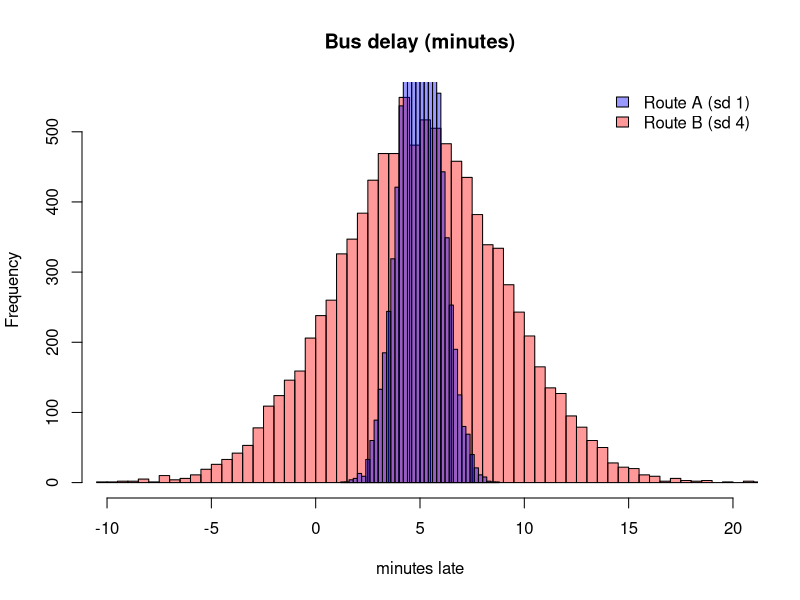
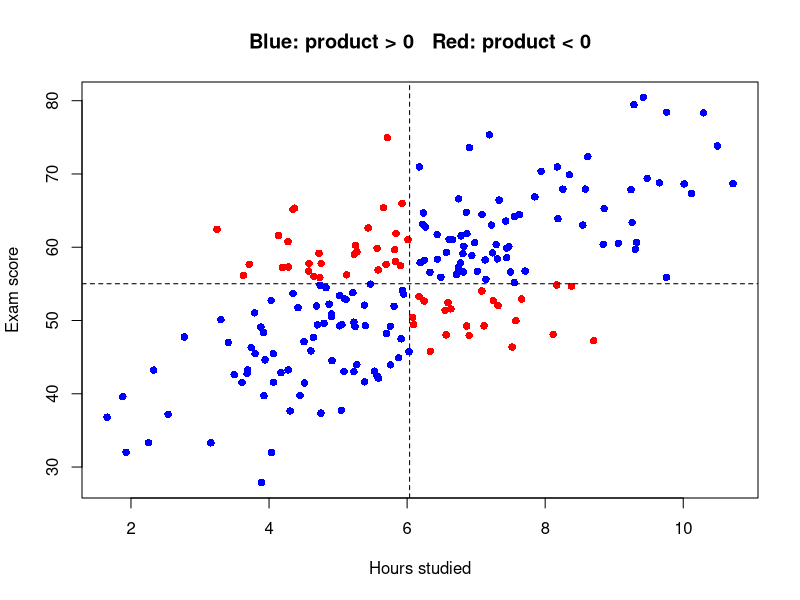
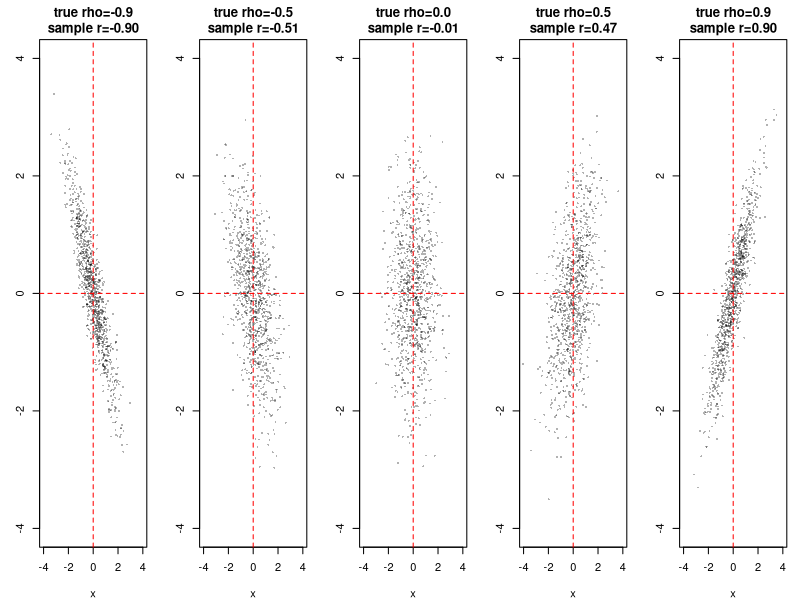
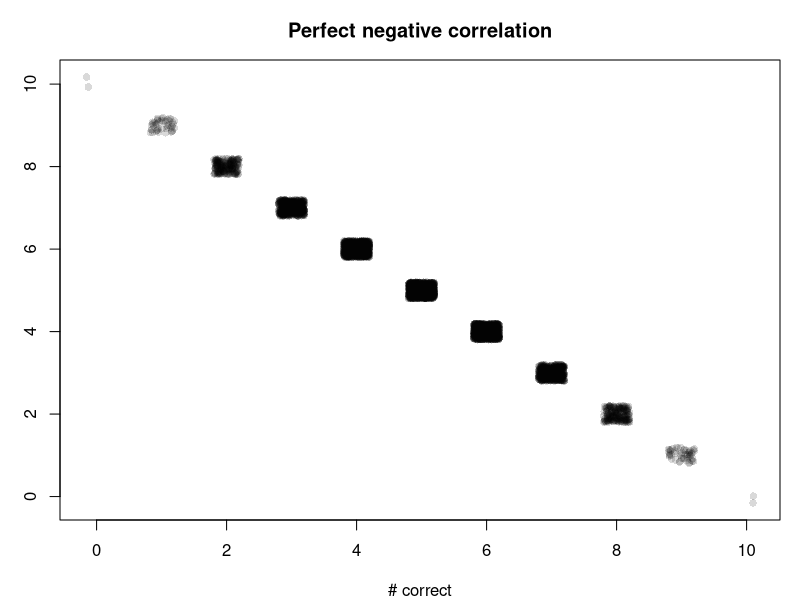
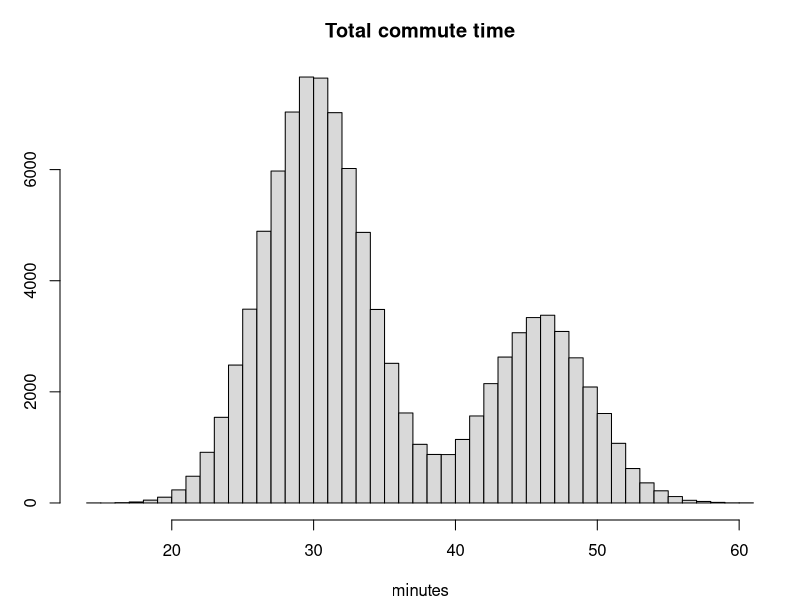
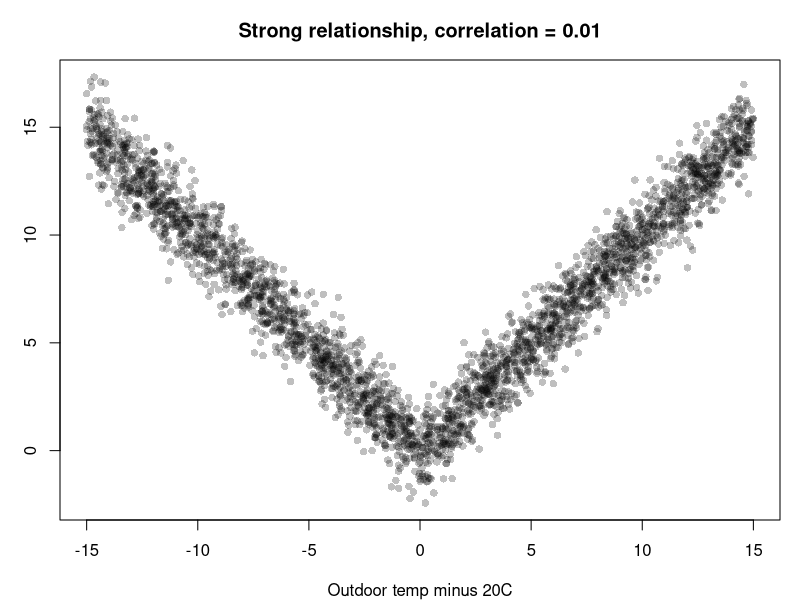
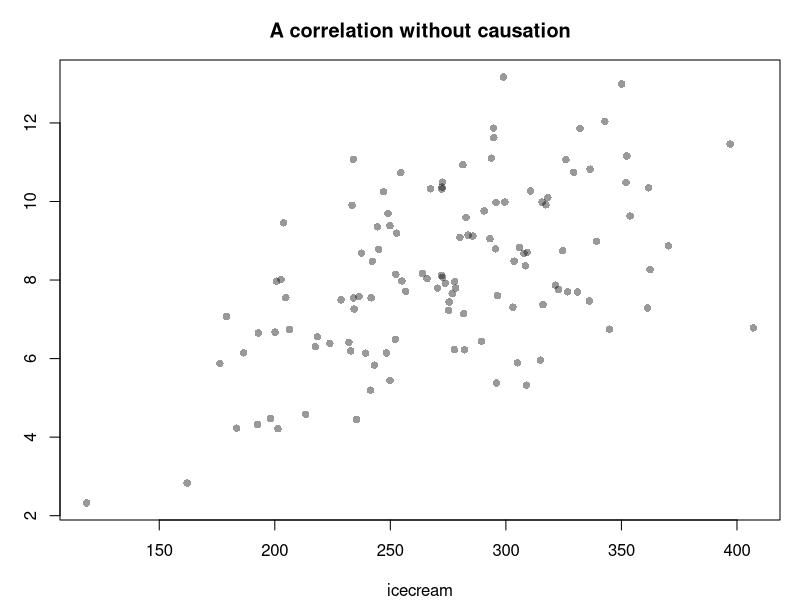

Recreate these plots in R, in order.
## ---- chunk 1
knitr::opts_chunk$set(echo = TRUE, fig.width = 6.5, fig.height = 4, fig.align = "center",
                      message = FALSE, warning = FALSE)
set.seed(400)
# helpers that treat a list of equally likely outcomes as the whole population
pop_cov <- function(a, b) mean(a * b) - mean(a) * mean(b)
pop_cor <- function(a, b) pop_cov(a, b) / sqrt(pop_cov(a, a) * pop_cov(b, b))
## ---- chunk 2
route_A <- rnorm(10000, mean = 5, sd = 1)   # reliable
route_B <- rnorm(10000, mean = 5, sd = 4)   # unpredictable
data.frame(route = c("A", "B"),
           mean = c(mean(route_A), mean(route_B)),
           variance = c(var(route_A), var(route_B)),
           sd = c(sd(route_A), sd(route_B)))
## ---- chunk 3
hist(route_B, breaks = 50, col = rgb(1, 0, 0, .4), xlim = c(-10, 20),
     main = "Bus delay (minutes)", xlab = "minutes late")
hist(route_A, breaks = 50, col = rgb(0, 0, 1, .4), add = TRUE)
legend("topright", c("Route A (sd 1)", "Route B (sd 4)"),
       fill = c(rgb(0, 0, 1, .4), rgb(1, 0, 0, .4)), bty = "n")
## ---- chunk 4
n <- 200
hours <- rnorm(n, mean = 6, sd = 2)
score <- 55 + 4 * (hours - 6) + rnorm(n, 0, 8)
head(data.frame(hours = round(hours, 1), score = round(score, 1)))
## ---- chunk 5
prod_dev <- (hours - mean(hours)) * (score - mean(score))
plot(hours, score, pch = 16, col = ifelse(prod_dev > 0, "blue", "red"),
     xlab = "Hours studied", ylab = "Exam score",
     main = "Blue: product > 0   Red: product < 0")
abline(v = mean(hours), h = mean(score), lty = 2)
## ---- chunk 6
sum(prod_dev) / (n - 1)    # sample covariance by hand
cov(hours, score)          # R's built-in: identical
## ---- chunk 7
sim_pair <- function(rho, n) {
  x <- rnorm(n); y <- rho * x + sqrt(1 - rho^2) * rnorm(n)
  cbind(x, y)
}
par(mfrow = c(1, 5), mar = c(4, 3, 3, 1))
for (r in c(-0.9, -0.5, 0, 0.5, 0.9)) {
  d <- sim_pair(r, 1000)
  plot(d, pch = 16, cex = .4, col = rgb(0, 0, 0, .3), xlim = c(-4, 4), ylim = c(-4, 4),
       main = sprintf("true rho=%.1f\nsample r=%.2f", r, cor(d[, 1], d[, 2])))
  abline(h = 0, v = 0, lty = 2, col = "red")
}
par(mfrow = c(1, 1))
## ---- chunk 8
height_in <- rnorm(300, 68, 3)
weight_lb <- 150 + 4 * (height_in - 68) + rnorm(300, 0, 15)
data.frame(
  units = c("inches & pounds", "centimetres & kilograms"),
  covariance  = c(cov(height_in, weight_lb), cov(height_in * 2.54, weight_lb * 0.4536)),
  correlation = c(cor(height_in, weight_lb), cor(height_in * 2.54, weight_lb * 0.4536)))
## ---- chunk 9
o <- expand.grid(d1 = 1:6, d2 = 1:6)
o$s <- o$d1 + o$d2; o$gap <- abs(o$d1 - o$d2); o$mx <- pmax(o$d1, o$d2)
res <- rbind(
  "D1 and D2"   = c(pop_cov(o$d1, o$d2),  pop_cor(o$d1, o$d2)),
  "D1 and sum"  = c(pop_cov(o$d1, o$s),   pop_cor(o$d1, o$s)),
  "D1 and max"  = c(pop_cov(o$d1, o$mx),  pop_cor(o$d1, o$mx)),
  "sum and gap" = c(pop_cov(o$s, o$gap),  pop_cor(o$s, o$gap)))
colnames(res) <- c("Cov", "Corr"); round(res, 4)
## ---- chunk 10
c(P_joint = mean(o$s == 2 & o$gap == 0),
  P_product = mean(o$s == 2) * mean(o$gap == 0))
## ---- chunk 11
a <- sample(6, 10000, TRUE); b <- sample(6, 10000, TRUE)
c(cor_D1_D2 = cor(a, b), cor_D1_sum = cor(a, a + b))
## ---- chunk 12
correct <- rbinom(5000, 10, 0.5); wrong <- 10 - correct
c(cov = cov(correct, wrong), var_correct = var(correct), cor = cor(correct, wrong))
plot(jitter(correct), jitter(wrong), pch = 16, col = rgb(0, 0, 0, .15),
     xlab = "# correct", ylab = "# wrong", main = "Perfect negative correlation")
cor(correct, 5 * correct)   # points per question: still +1
## ---- chunk 13
deck <- rep(c(1, 0), c(13, 39))
draw <- function(replace) deck[sample(52, 2, replace = replace)]
wo <- t(replicate(2e5, draw(FALSE)))
w  <- t(replicate(2e5, draw(TRUE)))
data.frame(sampling = c("with replacement", "without replacement"),
           covariance = c(cov(w[, 1], w[, 2]), cov(wo[, 1], wo[, 2])),
           exact = c(0, -1/272))
## ---- chunk 14
n <- 1e5
rain  <- rbinom(n, 1, 0.3)
bus   <- 20 + 10 * rain + rnorm(n, 0, 3)
walk  <- 10 +  6 * rain + rnorm(n, 0, 2)
total <- bus + walk
c(var_bus = var(bus), var_walk = var(walk), cov = cov(bus, walk), cor = cor(bus, walk))
## ---- chunk 15
data.frame(
  method = c("Var(B)+Var(W)  (pretend independent)",
             "Var(B)+Var(W)+2Cov(B,W)",
             "Simulated Var(B+W)"),
  variance = c(var(bus) + var(walk),
               var(bus) + var(walk) + 2 * cov(bus, walk),
               var(total)))
## ---- chunk 16
c(true_95th_percentile  = unname(quantile(total, .95)),
  naive_independent_95th = mean(total) + qnorm(.95) * sqrt(var(bus) + var(walk)))
hist(total, breaks = 60, col = "grey85", main = "Total commute time", xlab = "minutes")
## ---- chunk 17
c(original = var(bus + walk), shuffled = var(bus + sample(walk)))
## ---- chunk 18
temp   <- runif(3000, -15, 15)
energy <- abs(temp) + rnorm(3000, 0, 1)
plot(temp, energy, pch = 16, col = rgb(0, 0, 0, .25),
     xlab = "Outdoor temp minus 20C", ylab = "Energy use",
     main = sprintf("Strong relationship, correlation = %.2f", cor(temp, energy)))
c(cov = cov(temp, energy), cor = cor(temp, energy))
## ---- chunk 19
p <- matrix(c(.2, .1, 0,
              .1, .3, .1,
              0,  .1, .1), nrow = 3, byrow = TRUE,
            dimnames = list(X = 0:2, Y = 0:2))
p
vals <- 0:2
c(sum_check = sum(p), marg_X = rowSums(p), marg_Y = colSums(p))
## ---- chunk 20
EX  <- sum(vals * rowSums(p));  EY  <- sum(vals * colSums(p))
EXY <- sum(outer(vals, vals) * p)
covXY <- EXY - EX * EY
varX  <- sum(vals^2 * rowSums(p)) - EX^2
varY  <- sum(vals^2 * colSums(p)) - EY^2
c(EX = EX, EY = EY, EXY = EXY, Cov = covXY, VarX = varX, VarY = varY,
  Corr = covXY / sqrt(varX * varY))
## ---- chunk 21
cells <- expand.grid(Y = vals, X = vals)[, c("X", "Y")]       # X slowest, matches t(p)
idx <- sample(nrow(cells), 1e5, replace = TRUE, prob = as.vector(t(p)))
s <- cells[idx, ]
c(cov = cov(s$X, s$Y), cor = cor(s$X, s$Y))
## ---- chunk 22
days  <- 120
temp  <- rnorm(days, 28, 5)
icecream <- 50 + 8 * temp + rnorm(days, 0, 25)
injuries <- 1 + 0.25 * temp + rnorm(days, 0, 1.5)
cor(icecream, injuries)                       # clearly positive, and spurious
# Adjust for temperature: correlate what is LEFT after removing the temperature effect
cor(resid(lm(icecream ~ temp)), resid(lm(injuries ~ temp)))
plot(icecream, injuries, pch = 16, col = rgb(0, 0, 0, .4),
     main = "A correlation without causation")
## ---- chunk 23
height <- rnorm(60, 67, 4); shoe <- 0.9 * (height - 67) + 9 + rnorm(60, 0, 0.8)
sleep  <- rnorm(60, 7, 1);  study <- pmax(0, 12 - 0.8 * sleep + rnorm(60, 0, 2))
c(height_shoe = cor(height, shoe), sleep_study = cor(sleep, study))
## ---- chunk 24
c(pearson_before = cor(height, shoe),
  pearson_after  = cor(c(height, 84), c(shoe, 7)),
  spearman_after = cor(c(height, 84), c(shoe, 7), method = "spearman"))
## ---- chunk 25
knitr::kable(data.frame(
  Experiment = c("Study hours / score", "Dice: D1 and sum", "Dice: sum and gap", "True/false quiz",
                 "Two cards, no replacement", "Rain commute", "Temperature / energy"),
  Cov_sign = c("+", "+", "0", "-", "-", "+", "0"),
  Lesson = c("Quadrants: average product of deviations",
             "Part of a variable is shared with the sum",
             "Uncorrelated but dependent",
             "Perfect linear relation: rho = -1; scale-free",
             "Small, real dependence",
             "Var(X+Y) = Var X + Var Y + 2 Cov; risk and buffers",
             "Correlation only sees *linear* association")))
